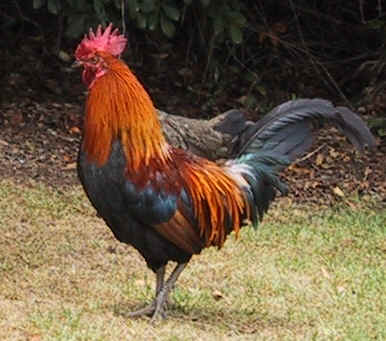
%> input picture rooster.jpg, 386 x 341 px
$ octave lab1.m   (GNU Octave 9; MATLAB toolbox functions it lacks are replaced by stand-ins)
%> lines starting %> are read from the running program, lines starting %| are printed output that depends on the picture
Irooster = im2double(imread('../rooster.jpg'));
Iwoods = imread('../woods.png');
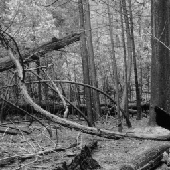
%> input picture woods.png, 170 x 170 px
%> Iwoods is the input picture: size 170x170 uint8; min 4, max 238, mean 105.8
Ielephant = imread('../elephant.png');
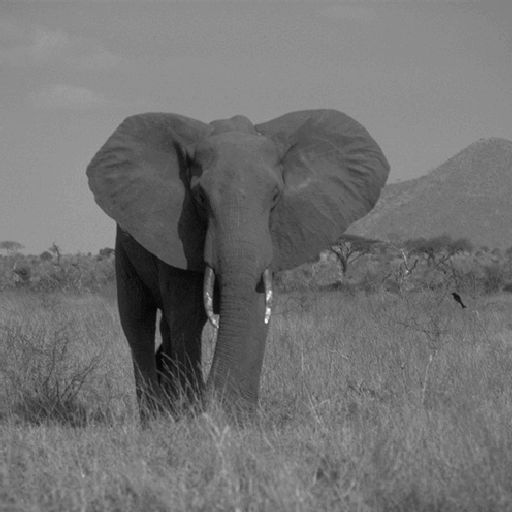
%> input picture elephant.png, 512 x 512 px
%> Ielephant is the input picture: size 512x512 uint8; min 6, max 249, mean 113.7
Iboxes = imread('../boxes.pgm');
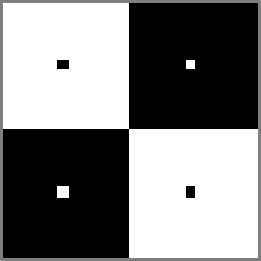
%> input picture boxes.pgm, 87 x 87 px (shown 3 times larger)
%> Iboxes is the input picture: size 87x87 uint16; min 0, max 65535, mean 32774.6

IDrooster = im2double(rgb2gray(Irooster));
IDwoods = im2double(Iwoods);
IDelephant = im2double(Ielephant);
IDboxes = im2double(Iboxes);

% -------------------- task 3.1.1 --------------------
box5_mask = fspecial('average', 5);
box25_mask = fspecial('average', 25);

rooster5_conv = conv2(IDrooster, box5_mask, 'same');
rooster25_conv = conv2(IDrooster, box25_mask, 'same');
boxes5_conv = conv2(IDboxes, box5_mask, 'same');
boxes25_conv = conv2(IDboxes, box25_mask, 'same');

% [7 lines of commented-out code are left out]
Gaussian_mask1 = fspecial('gaussian', 10, 1.5);
Gaussian_mask2 = fspecial('gaussian', 70, 10);

roosterG1_conv = conv2(IDrooster, Gaussian_mask1, 'same');
roosterG2_conv = conv2(IDrooster, Gaussian_mask2, 'same');
boxesG1_conv = conv2(IDboxes, Gaussian_mask1, 'same');
boxesG2_conv = conv2(IDboxes, Gaussian_mask2, 'same');

% [7 lines of commented-out code are left out]
Gaussian_mask3 = fspecial('gaussian', [1, 60], 10);
temp = conv2(IDrooster, Gaussian_mask3, 'full');
roosterG3_conv = conv2(temp, Gaussian_mask3.', 'full');

% [9 lines of commented-out code are left out]
t = -ones(3)/8;
t(2, 2) = -t(2, 2) * 8;
Laplacian_mask1 = t;
Laplacian_mask2 = Laplacian_mask1 * 8;

boxesL1_conv = conv2(IDboxes, Laplacian_mask1, 'same');
boxesL2_conv = conv2(IDboxes, Laplacian_mask2, 'same');

% figure('name', '4.2.1'), subplot(2, 2, 1), imagesc(boxesL1_conv); title("laplacian mask1--boxes"); colorbar;
% subplot(2, 2, 2), imagesc(boxesL2_conv); title("laplacian mask2--boxes"); colorbar;
% colormap('gray');

% -------------------- task 4.3 --------------------
Sobel_mask = fspecial('sobel');
Sobel_maskT = Sobel_mask.';
Prewitt_mask = fspecial('prewitt');
Prewitt_maskT = Prewitt_mask.';

boxesS1_conv = conv2(IDboxes, Sobel_mask, 'same');
boxesS2_conv = conv2(IDboxes, Sobel_maskT, 'same');
boxesP1_conv = conv2(IDboxes, Prewitt_mask, 'same');
boxesP2_conv = conv2(IDboxes, Prewitt_maskT, 'same');

% [7 lines of commented-out code are left out]
gaussian_temp = fspecial('gaussian', 15, 1.5);
gaussian_temp2 = fspecial('gaussian', 35, 5);
Gaussian_X = conv2(gaussian_temp, [-1, 1], 'same');
Gaussian_Y = conv2(gaussian_temp, [-1, 1].', 'same');

boxesGX_conv = conv2(IDboxes, Gaussian_X, 'same');
boxesGY_conv = conv2(IDboxes, Gaussian_Y, 'same');

% [18 lines of commented-out code are left out]
roosterGX_conv = conv2(IDrooster, Gaussian_X, 'same');
roosterGY_conv = conv2(IDrooster, Gaussian_Y, 'same');

boxesGM = sqrt(boxesGX_conv.^2 + boxesGY_conv.^2);
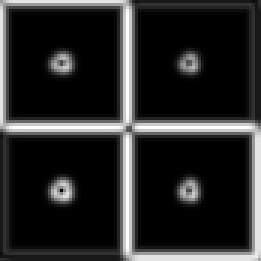
%> boxesGM: size 87x87 double (shown 3 times larger); min 0, max 0.266, mean 0.0421; drawn with min black and max white
roosterGM = sqrt(roosterGX_conv.^2 + roosterGY_conv.^2);
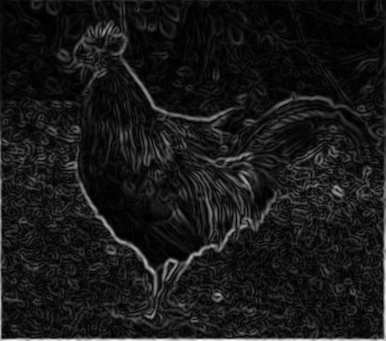
%> roosterGM: size 341x386 double; min 1.96e-05, max 0.225, mean 0.0217; drawn with min black and max white

% figure('name', '5.1.3'), subplot(2, 2, 1), imagesc(boxesGM); title("L2-norm--boxes"); colorbar;
% subplot(2, 2, 2), imagesc(roosterGM); title("L2-norm--rooster"); colorbar;
% colormap('gray');

% -------------------- task 5.2.1 --------------------
LoG_mask1 = conv2(gaussian_temp, Laplacian_mask1, 'valid');
LoG_mask2 = conv2(gaussian_temp2, Laplacian_mask1, 'valid');

boxesLoG1_conv = conv2(IDboxes, LoG_mask1, 'same');
boxesLoG2_conv = conv2(IDboxes, LoG_mask2, 'same');
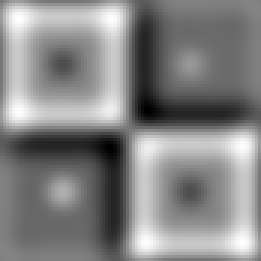
%> boxesLoG2_conv: size 87x87 double (shown 3 times larger); min -0.0052, max 0.00626, mean 0.000787; drawn with min black and max white

% [18 lines of commented-out code are left out]
roosterLoG1_conv = conv2(IDrooster, LoG_mask1, 'same');
roosterLoG2_conv = conv2(IDrooster, LoG_mask2, 'same');
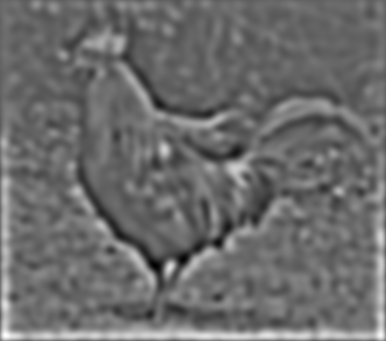
%> roosterLoG2_conv: size 341x386 double; min -0.00291, max 0.00449, mean 0.000248; drawn with min black and max white

% [7 lines of commented-out code are left out]
%> (the run ends here)
